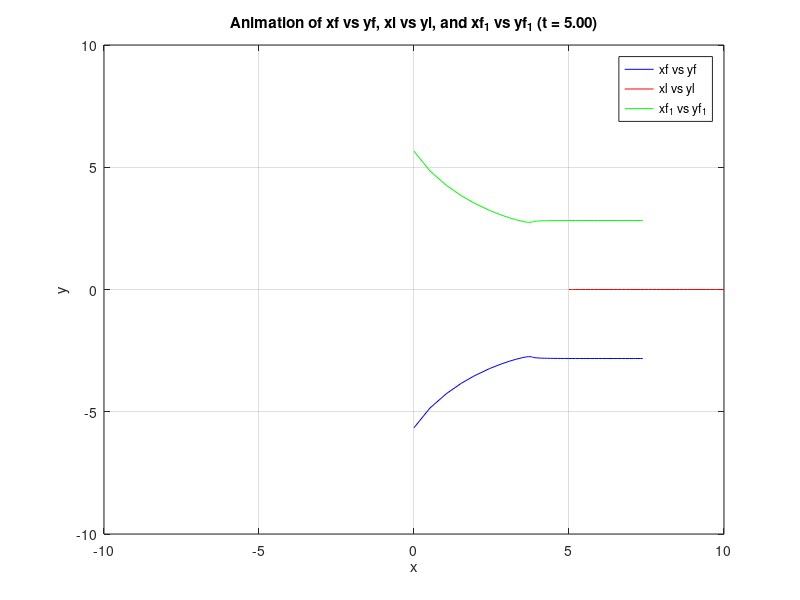
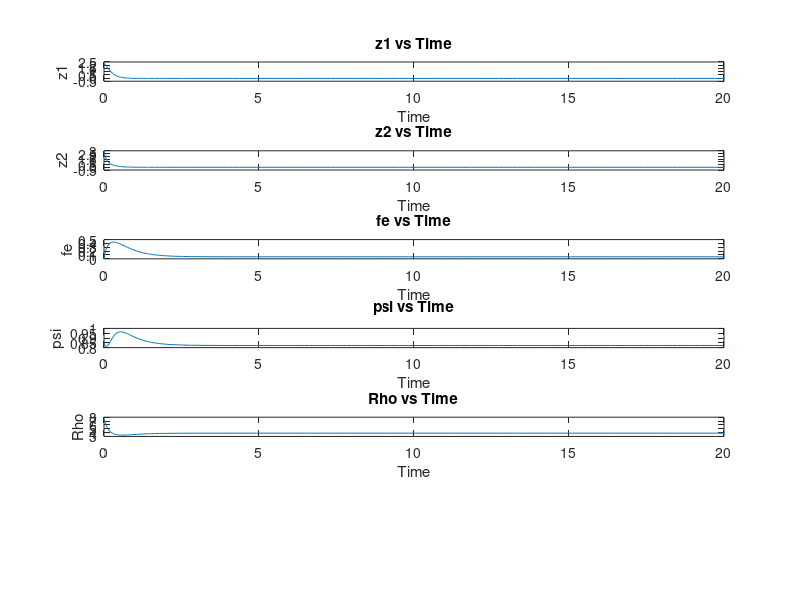

MATLAB code for these plots, in order:
function ode_solver_animation()
    % Define initial conditions for the main system
    z1_0 = 5 - 2*sqrt(2);
    z2_0 = 2*sqrt(2);
    fe_0 = 0;

    % Parameters for the main system
    rho_d = 4;
    f_d = 0.785;
    v_l = 5;
    k_1 = 5;
    k_2 = 5;
    w_l = .1;
    L = rho_d*cos(f_d);
    L_1 = rho_d*sin(f_d);

    % Define initial conditions for the auxiliary system
    xl_0 = 5;
    yl_0 = 0;
    fl_0 = 0;

    % Solve ODEs for the main system
    [t_main, Y] = ode45(@(t, y) ode_equations(t, y, k_1, k_2, rho_d, f_d, v_l, w_l, L, L_1), [0 20], [z1_0; z2_0; fe_0]);

    % Extract z1, z2, and fe from the solution
    z1 = Y(:, 1);
    z2 = Y(:, 2);
    fe = Y(:, 3);

    psi = atan((z2 + L_1 .* cos(fe)) ./ (z1 + L - L_1 .* sin(fe)));
    Rho = (z1 + L) .* cos(psi) + z2 .* sin(psi) - L_1 .* sin(fe - psi);

    % Solve ODEs for the auxiliary system
    [t_aux, H] = ode45(@(t, h) ode_equation(t, h), [0 5], [xl_0; yl_0; fl_0]);

    % Extract xl, yl, and fl from the solution
    xl = H(:, 1);
    yl = H(:, 2);
    fl = H(:, 3);

    % Interpolate Rho and cos(psi) to match the time points of xl
    Rho_interp = interp1(t_main, Rho, t_aux);
    cos_psi_interp = interp1(t_main, cos(psi), t_aux);
    sin_psi_interp = interp1(t_main, sin(psi), t_aux);

    % Perform subtraction only if dimensions are compatible
    if isequal(size(xl), size(Rho_interp)) && isequal(size(Rho_interp), size(cos_psi_interp))
        x_f = xl - Rho_interp.*cos_psi_interp;
        y_f = yl - Rho_interp.*sin_psi_interp;
        x_f_1 = xl - Rho_interp.*cos_psi_interp; 
        y_f_1 = yl + Rho_interp.*sin_psi_interp;
        disp('Subtraction successful.');
    else
        disp('Dimensions are not compatible for subtraction.');
        return;
    end

    % Plot initial state
    figure;
    h = plot(x_f(1), y_f(1), 'b-', xl(1), yl(1), 'r-', x_f_1(1), y_f_1(1), 'g-');
    xlabel('x');
    ylabel('y');
    title('Animation of xf vs yf, xl vs yl, and xf_1 vs yf_1');
    axis([-10 10 -10 10]); % Adjust the axis limits as needed
    grid on;
    legend('xf vs yf', 'xl vs yl', 'xf_1 vs yf_1');
    drawnow;

    % Animation loop
    for i = 2:length(t_aux)
        set(h(1), 'XData', x_f(1:i), 'YData', y_f(1:i)); % Update xf vs yf
        set(h(2), 'XData', xl(1:i), 'YData', yl(1:i)); % Update xl vs yl
        set(h(3), 'XData', x_f_1(1:i), 'YData', y_f_1(1:i)); % Update xf_1 vs yf_1
        title(sprintf('Animation of xf vs yf, xl vs yl, and xf_1 vs yf_1 (t = %.2f)', t_aux(i)));
        drawnow;
        pause(0.1); % Adjust the pause duration as needed
    end

    disp('Animation finished.');

    % Plot main system results
    figure;

    subplot(6,1,1);
    plot(t_main, z1);
    xlabel('Time');
    ylabel('z1');
    title('z1 vs Time');

    subplot(6,1,2);
    plot(t_main, z2);
    xlabel('Time');
    ylabel('z2');
    title('z2 vs Time');

    subplot(6,1,3);
    plot(t_main, fe);
    xlabel('Time');
    ylabel('fe');
    title('fe vs Time');

    subplot(6,1,4);
    plot(t_main, psi);
    xlabel('Time');
    ylabel('psi');
    title('psi vs Time');

    subplot(6,1,5);
    plot(t_main, Rho);
    xlabel('Time');
    ylabel('Rho');
    title('Rho vs Time');
end

function dydt = ode_equation(~, h)
    xl = h(1);
    yl = h(2); 
    fl = h(3);

    xl_dot = cos(fl);
    yl_dot = sin(fl);
    fl_dot = 0;

    dydt = [xl_dot; yl_dot; fl_dot];
end

function dydt = ode_equations(~, y, k_1, k_2, rho_d, f_d, v_l, w_l, L, L_1)
    z1 = y(1);
    z2 = y(2);
    fe = y(3);

    v_f = v_l*cos(fe) + k_1*z1 + rho_d*w_l*sin(f_d + fe) - L_1*w_l*sin(fe - 1.571);
    w_f = (v_l*sin(fe) - k_2*z2 + L_1*w_l*cos(fe - 1.571))/L;

    z1_dot = -v_f + v_l*cos(fe) - z2*w_f - L_1*w_l*sin(fe - 1.571);
    z2_dot = -v_l*sin(fe) + z1*w_f + L*w_f - L_1*w_l*cos(fe - 1.571);
    fe_dot = -w_f + w_l;

    dydt = [z1_dot; z2_dot; fe_dot];
end
